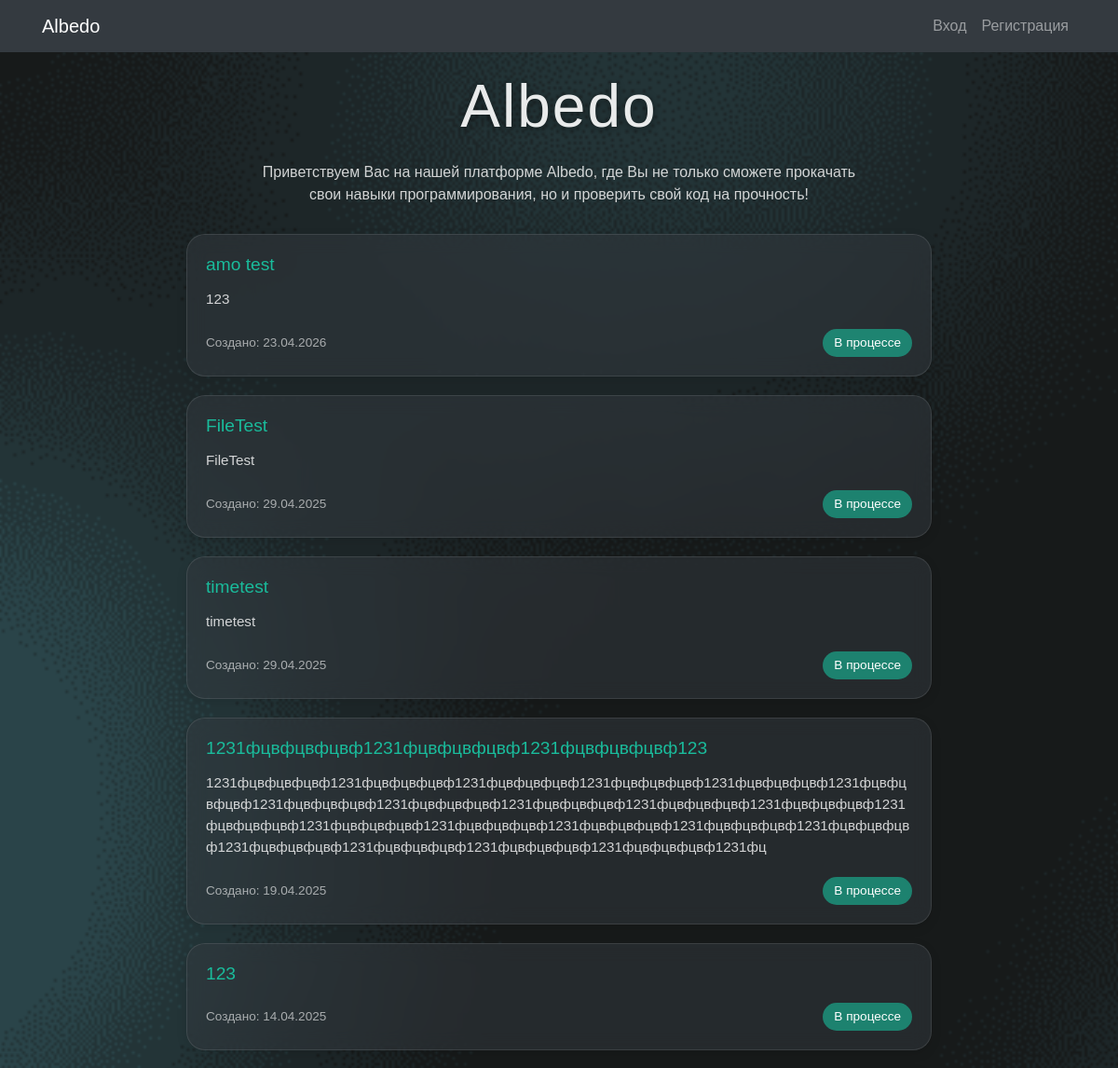
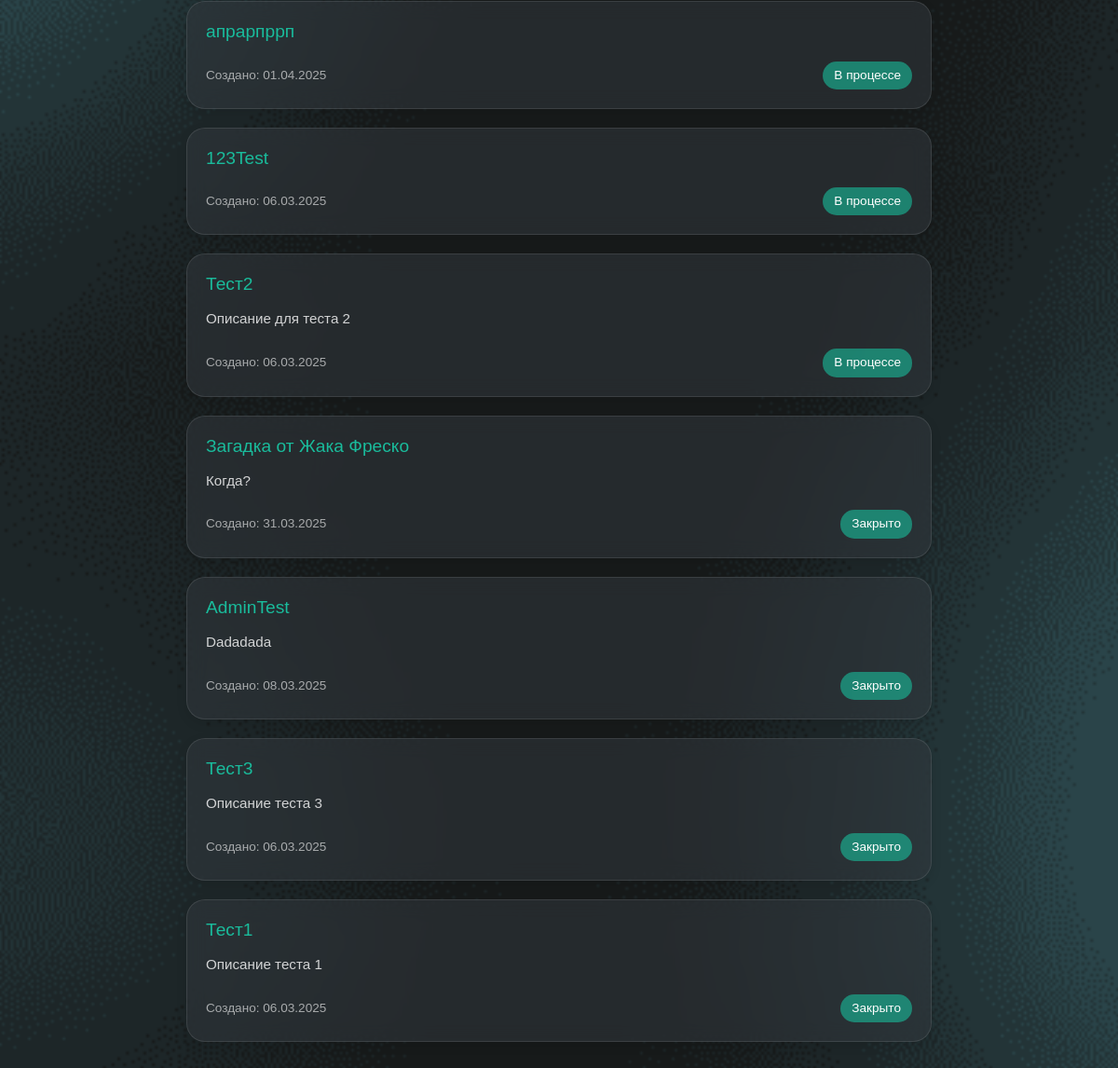
The page / on the database its author committed (2 pictures, top to bottom).
### albedo/models.py (models this page shows, shortened)
class Event(models.Model):
    STATUS_CHOICES = (
        ('in_progress', 'В процессе'),
        ('closed', 'Закрыто'),
    )
    title = models.CharField(max_length=28, verbose_name="Заголовок")
    description = models.TextField(blank=True, max_length=300, verbose_name="Описание")
    created_at = models.DateTimeField(auto_now_add=True, verbose_name="Дата создания")
    status = models.CharField(
        max_length=11,
        choices=STATUS_CHOICES,
        default='in_progress',
        verbose_name="Статус"
    )
    limit_date = models.DateTimeField(null=True, blank=True, verbose_name="Срок сдачи")
    user = models.ForeignKey(
        User,
        on_delete=models.CASCADE,
        related_name='events',
        verbose_name="Пользователь"
    )
    file = models.ForeignKey(
        File,
        on_delete=models.SET_NULL,
        null=True,
        blank=True,
        related_name='events',
        verbose_name="Файл"
    )
    class Meta:
        verbose_name = "Событие"
        verbose_name_plural = "События"

### albedo/views.py (the view)
# urls.py: path('', views.home, name='home'),
def home(request):
    events = Event.objects.filter(user__active=True).order_by('-status', '-created_at')
    return render(request, 'albedo/home.html', {'events': events})

### albedo/templates/albedo/home.html (shortened to what this page needs)
{% extends 'albedo/base.html' %}
{% load static %}
{% block content %}
<div style="padding-top: 20px;">
    <h1 style="text-align: center; color: white; font-size: 4rem; margin-bottom: 20px; text-shadow: 0 2px 10px rgba(0,0,0,0.5); font-weight: 100; letter-spacing: 2px; opacity: 0.9;">
        Albedo
    </h1>
    <p style="text-align: center; color: rgba(255,255,255,0.8); max-width: 650px; margin: 0 auto 30px auto; line-height: 1.5; font-size: 1rem;">
        Приветствуем Вас на нашей платформе Albedo, где Вы не только сможете прокачать свои навыки программирования, но и проверить свой код на прочность!
    </p>
</div>
{% for event in events %}
<div style="background-color: rgba(52, 58, 64, 0.5); border-radius: 20px; padding: 20px; max-width: 800px; margin: 0 auto 20px auto; backdrop-filter: blur(10px); border: 1px solid rgba(255,255,255,0.1); box-shadow: 0 4px 12px rgba(0,0,0,0.1);">
    <h5 style="margin-top: 0; margin-bottom: 15px; font-size: 1.2rem;">
        <a href="{% url 'event_detail' event.id %}" style="color: #1ABC9C; text-decoration: none; font-weight: 400;">{{ event.title }}</a>
    </h5>
    <p style="color: rgba(255,255,255,0.8); margin-bottom: 20px; line-height: 1.5; font-size: 0.95rem; word-break: break-word;">{{ event.description|truncatewords:30 }}</p>
    <div style="display: flex; justify-content: space-between; align-items: center;">
        <small style="color: rgba(255,255,255,0.6); font-size: 0.85rem;">Создано: {{ event.created_at|date:"d.m.Y" }}</small>
        <span style="display: inline-block; padding: 5px 12px; border-radius: 15px; font-size: 0.85rem; background-color: {% if event.status %}rgba(26, 188, 156, 0.6){% else %}rgba(108, 117, 125, 0.6){% endif %}; color: white; font-weight: 400;">
            {{ event.get_status_display }}
        </span>
    </div>
</div>
{% endfor %}
{% endblock %}

### albedo/static/styles.css (style rules this page uses)
:root { --bg-color: #f8f9fa; --text-color: #212529; --card-bg: #ffffff; --header-bg: #343a40; --header-text: white; --border-color: rgba(0,0,0,0.125); --input-bg: #ffffff; --input-text: #495057; --accent-color: #007bff; --alert-success-bg: #d4edda; --alert-success-text: #155724; --alert-success-border: #c3e6cb; --alert-error-bg: #f8d7da; --alert-error-text: #721c24; --alert-error-border: #f5c6cb; --alert-info-bg: #d1ecf1; --alert-info-text: #0c5460; --alert-info-border: #bee5eb; }
body { font-family: Arial, sans-serif; background-color: var(--bg-color); color: var(--text-color); margin: 0; padding: 0; transition: background-color 0.1s ease, color 0.1s ease; }
* { transition: background-color 0.1s ease, color 0.05s ease, border-color 0.1s ease, box-shadow 0.1s ease; }

### rows shown on the page
Event: title "amo test", description "123", created_at "23.04.2026", status "В процессе"
Event: title "FileTest", description "FileTest", created_at "29.04.2025", status "В процессе"
Event: title "timetest", description "timetest", created_at "29.04.2025", status "В процессе"
Event: title "1231фцвфцвфцвф1231фцвфцвфцвф1231фцвфцвфцвф123", description "1231фцвфцвфцвф1231фцвфцвфцвф1231фцвфцвфцвф1231фцвфцвфцвф1231фцвфцвфцвф1231фцвфцвфцвф1231фцвфцвфцвф1231фцвфцвфцвф1231фцвфцвфцвф1231фцвфцвфцвф1231фцвфцвфцвф1231фцвфцвфцвф1231фцвфцвфцвф1231фцвфцвфцвф1231фцвфцвфцвф1231фцвфцвфцвф1231фцвфцвфцвф1231фцвфцвфцвф1231фцвфцвфцвф1231фцвфцвфцвф1231фцвфцвфцвф1231фц", created_at "19.04.2025", status "В процессе"
Event: title "123", created_at "14.04.2025", status "В процессе"
Event: title "апрарпррп", created_at "01.04.2025", status "В процессе"
Event: title "123Test", created_at "06.03.2025", status "В процессе"
Event: title "Тест2", description "Описание для теста 2", created_at "06.03.2025", status "В процессе"
Event: title "Загадка от Жака Фреско", description "Когда?", created_at "31.03.2025", status "Закрыто"
Event: title "AdminTest", description "Dadadada", created_at "08.03.2025", status "Закрыто"
Event: title "Тест3", description "Описание теста 3", created_at "06.03.2025", status "Закрыто"
Event: title "Тест1", description "Описание теста 1", created_at "06.03.2025", status "Закрыто"
